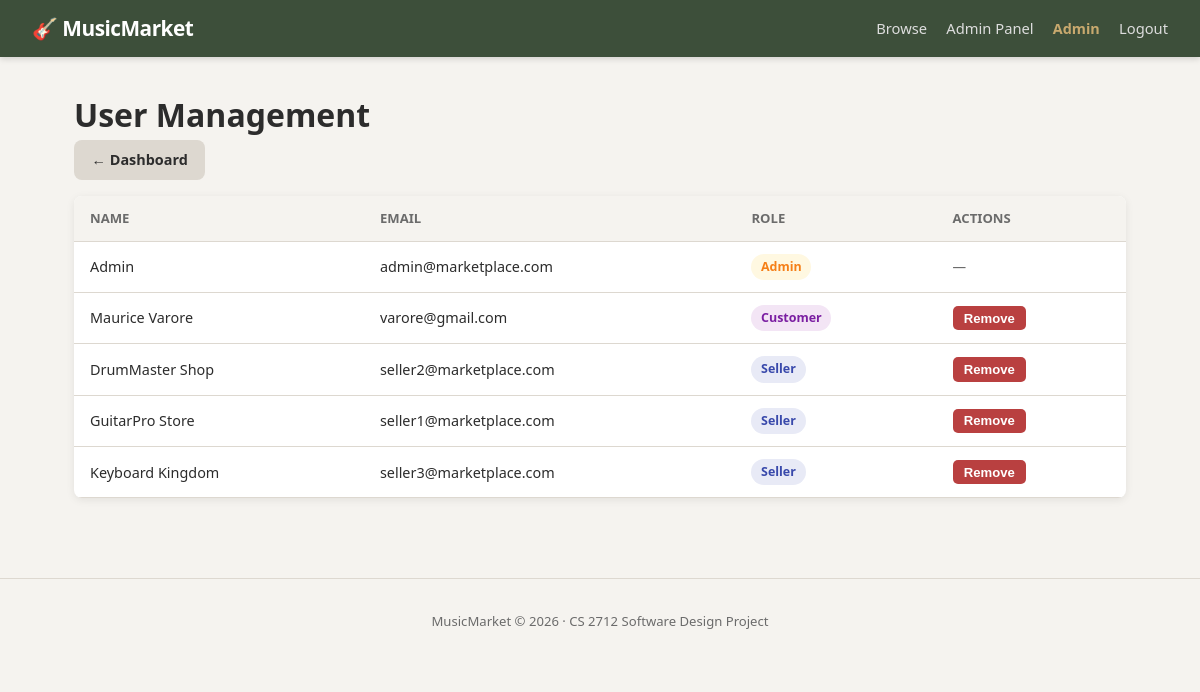
The app's page /admin/users (signed in) with its own data.
### app/models/user.py (models this page shows, shortened)
class User(UserMixin, db.Model):
    __tablename__ = "user"
    user_id = db.Column(db.Integer, primary_key=True, autoincrement=True)
    name = db.Column(db.Text, nullable=False)
    email = db.Column(db.Text, nullable=False, unique=True)
    password = db.Column(db.Text, nullable=False)  # bcrypt hash
    role = db.Column(db.Text, nullable=False)       # customer | seller | admin
    seller_profile = db.relationship("Seller", back_populates="user",
                                     uselist=False, cascade="all, delete-orphan")
    cart = db.relationship("Cart", back_populates="customer",
                           uselist=False, cascade="all, delete-orphan")
    orders = db.relationship("Order", back_populates="customer",
                             cascade="all, delete-orphan")
    def is_admin(self):
        return self.role == "admin"

### app/blueprints/admin.py (the view)
@admin_bp.route("/users")
@login_required
@admin_required
def users():
    all_users = User.query.order_by(User.role, User.name).all()
    return render_template("admin/users.html", users=all_users)

### app/blueprints/admin.py (called while the page is built)
def admin_required(f):
    @wraps(f)
    def decorated(*args, **kwargs):
        if not current_user.is_authenticated or not current_user.is_admin():
            flash("Administrator access required.", "danger")
            return redirect(url_for("products.index"))
        return f(*args, **kwargs)
    return decorated

### app/templates/admin/users.html (shortened to what this page needs)
{% extends "base.html" %}
{% block content %}
<h1>User Management</h1>
<a href="{{ url_for('admin.dashboard') }}" class="btn-secondary">← Dashboard</a>
<table class="order-table" style="margin-top:1rem">
  <thead>
    <tr><th>Name</th><th>Email</th><th>Role</th><th>Actions</th></tr>
  </thead>
  <tbody>
    {% for user in users %}
    <tr>
      <td>{{ user.name }}</td>
      <td>{{ user.email }}</td>
      <td><span class="status-badge status-{{ user.role }}">{{ user.role|capitalize }}</span></td>
      <td>
        {% if not user.is_admin() %}
          <form method="POST" action="{{ url_for('admin.remove_user', user_id=user.user_id) }}" style="display:inline">
            <button type="submit" class="btn-danger-small"
                    onclick="return confirm('Remove {{ user.name }}?')">Remove</button>
          </form>
        {% else %}
          <span class="muted">—</span>
        {% endif %}
      </td>
    </tr>
    {% endfor %}
  </tbody>
</table>
{% endblock %}

### app/templates/base.html (shortened to what this page needs)
<!DOCTYPE html>
<html lang="en">
<head>
  <link rel="stylesheet" href="{{ url_for('static', filename='css/style.css') }}"/>
</head>
<body>
<nav class="navbar">
  <a class="nav-brand" href="{{ url_for('products.index') }}">🎸 MusicMarket</a>
  <div class="nav-links">
    <a href="{{ url_for('products.index') }}">Browse</a>
    {% if current_user.is_authenticated %}
      {% if current_user.role == 'customer' %}
        <a href="{{ url_for('cart.view') }}">🛒 Cart</a>
        <a href="{{ url_for('orders.history') }}">My Orders</a>
      {% elif current_user.role == 'seller' %}
        <a href="{{ url_for('seller.dashboard') }}">Seller Dashboard</a>
      {% elif current_user.role == 'admin' %}
        <a href="{{ url_for('admin.dashboard') }}">Admin Panel</a>
      {% endif %}
      <span class="nav-user">{{ current_user.name }}</span>
      <a href="{{ url_for('auth.logout') }}">Logout</a>
    {% else %}
      <a href="{{ url_for('auth.login') }}">Login</a>
      <a href="{{ url_for('auth.register') }}" class="btn-primary">Register</a>
    {% endif %}
  </div>
</nav>
<div class="container">
  {% block content %}{% endblock %}
</div>
<footer>
  <p>MusicMarket &copy; 2026 · CS 2712 Software Design Project</p>
</footer>
</body>
</html>

### app/static/css/style.css (style rules this page uses)
:root { --bg: #f5f3ef; --surface: #ffffff; --primary: #5c6e58; --primary-dark: #3d4f3a; --accent: #c8a96e; --danger: #b94040; --text: #2c2c2c; --text-muted: #6b6b6b; --border: #ddd8d0; --radius: 8px; --shadow: 0 2px 8px rgba(0,0,0,0.08); }
*, *::before, *::after { box-sizing: border-box; margin: 0; padding: 0; }
body { font-family: 'Segoe UI', system-ui, sans-serif; background: var(--bg); color: var(--text); line-height: 1.6; }
a { color: var(--primary); text-decoration: none; }
.navbar { background: var(--primary-dark); padding: 0.75rem 2rem; display: flex; align-items: center; justify-content: space-between; box-shadow: 0 2px 6px rgba(0,0,0,0.15); }
.nav-brand { color: #fff; font-size: 1.3rem; font-weight: 700; letter-spacing: -0.5px; }
.nav-links { display: flex; align-items: center; gap: 1.2rem; }
.nav-links a { color: #ddd; font-size: 0.92rem; }
.nav-user { color: var(--accent); font-size: 0.9rem; font-weight: 600; }
.container { max-width: 1100px; margin: 0 auto; padding: 2rem 1.5rem; }
.btn-primary, .btn-secondary, .btn-danger, .btn-small, .btn-danger-small { display: inline-block; padding: 0.5rem 1.1rem; border-radius: var(--radius); font-size: 0.9rem; font-weight: 600; cursor: pointer; border: none; text-align: center; transition: background 0.2s; }
.btn-secondary { background: var(--border); color: var(--text); }
.btn-danger-small { background: var(--danger); color: #fff; padding: 0.3rem 0.7rem; font-size: 0.82rem; border-radius: 5px; }
.cart-table, .order-table { width: 100%; border-collapse: collapse; background: var(--surface); border-radius: var(--radius); overflow: hidden; box-shadow: var(--shadow); }
.cart-table th, .cart-table td, .order-table th, .order-table td { padding: 0.75rem 1rem; text-align: left; border-bottom: 1px solid var(--border); font-size: 0.9rem; }
.cart-table th, .order-table th { background: var(--bg); font-weight: 700; color: var(--text-muted); font-size: 0.82rem; text-transform: uppercase; }
.status-badge { display: inline-block; padding: 0.2rem 0.6rem; border-radius: 20px; font-size: 0.78rem; font-weight: 600; }
.status-seller { background: #e8eaf6; color: #3949ab; }
.status-customer { background: #f3e5f5; color: #7b1fa2; }
.status-admin { background: #fff8e1; color: #f57f17; }
.muted { color: var(--text-muted); font-size: 0.85rem; }
footer { text-align: center; padding: 2rem; color: var(--text-muted); font-size: 0.82rem; border-top: 1px solid var(--border); margin-top: 3rem; }

### records on screen
User: name "Admin", email "admin@marketplace.com", role "Admin"
User: name "Maurice Varore", email "varore@gmail.com", role "Customer"
User: name "DrumMaster Shop", email "seller2@marketplace.com", role "Seller"
User: name "GuitarPro Store", email "seller1@marketplace.com", role "Seller"
User: name "Keyboard Kingdom", email "seller3@marketplace.com", role "Seller"
